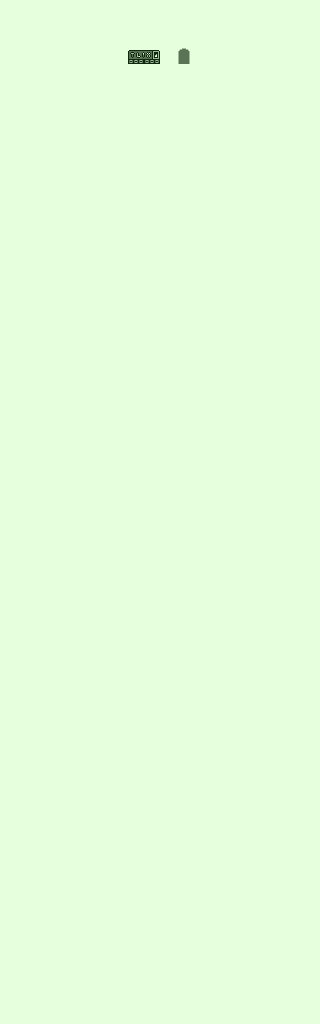

A level layout from a 2D game, rendered from its tile map. Below: a short description, then the map file with tile-grid data replaced by summaries:
An orthogonal 20x64 tile map with 16x16 px tiles, 2 tile layers (background, foreground) and 908 objects (406x blockUnbreakable, 402x blockDirt, 22x blockIron, 21x blockCoal, 21x blockWood, ...).

<map version="1.0" tiledversion="1.1.4" orientation="orthogonal" renderorder="right-down" width="20" height="64" tilewidth="16" tileheight="16" infinite="0" nextobjectid="1139">
 <tileset firstgid="1" name="atlas01" tilewidth="16" tileheight="16" spacing="2" margin="2" tilecount="49" columns="7">
  <image source="../textures/atlas01.png" width="128" height="128" />
 </tileset>
 <layer name="background" width="20" height="64">
  <data>[1280 cells, 1280 non-empty, 4 distinct tile ids]</data>
 </layer>
 <layer name="foreground" width="20" height="64">
  <data>[1280 cells, 0 non-empty, 0 distinct tile ids]</data>
 </layer>
 <objectgroup name="collision" />
 <objectgroup name="blocks">
  <!-- 893 objects omitted --></objectgroup>
 <objectgroup name="enemies">
  <!-- 15 objects omitted --></objectgroup>
</map>
<!-- 908 of 908 objects omitted -->
